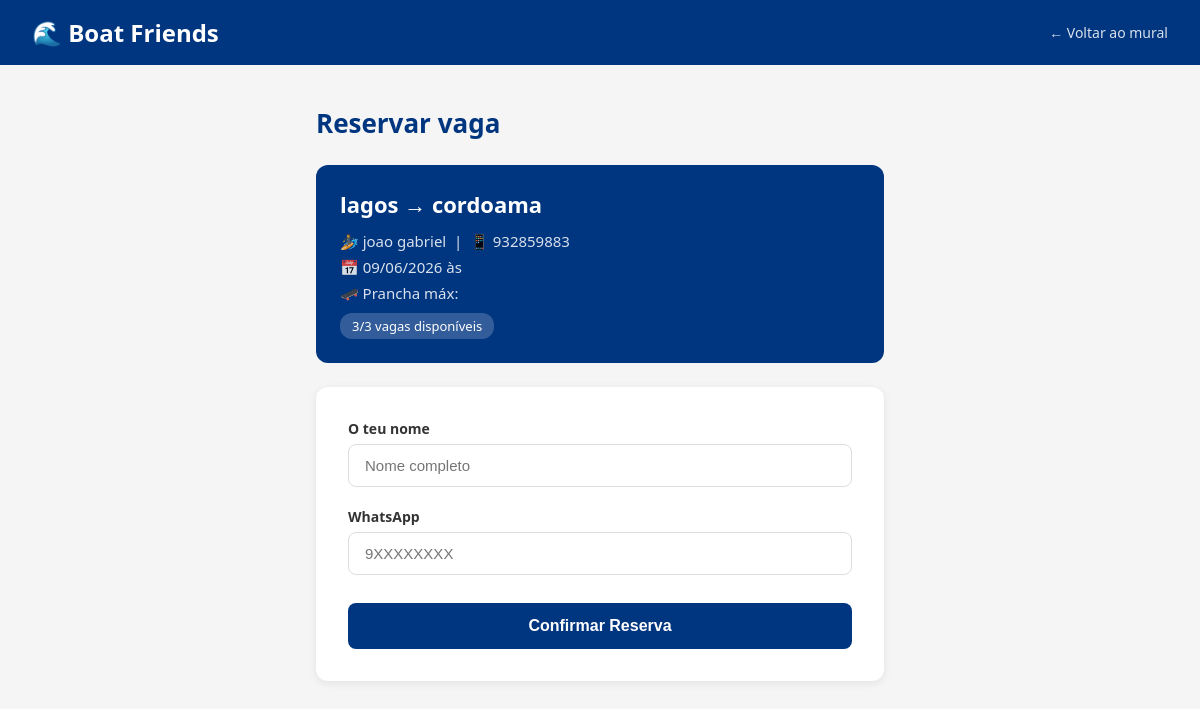
The page /reservar/3 (signed in) on the database its author committed.
### models.py (models this page shows, shortened)
class Carona(db.Model):
    __tablename__ = 'caronas'
    id              = db.Column(db.Integer, primary_key=True)
    motorista_id    = db.Column(db.Integer, db.ForeignKey('usuarios.id'), nullable=False)
    ponto_partida   = db.Column(db.String(100), nullable=False)
    destino         = db.Column(db.String(100), nullable=False)
    data            = db.Column(db.String(10), nullable=False)
    hora            = db.Column(db.String(5), nullable=False)
    vagas_totais    = db.Column(db.Integer, nullable=False)
    tipo_prancha    = db.Column(db.String(30), default='Qualquer')
    criado_em       = db.Column(db.DateTime, default=datetime.utcnow)
    reservas        = db.relationship('Reserva', backref='carona', lazy=True)
    @property
    def vagas_disponiveis(self):
        return self.vagas_totais - len(self.reservas)

class Usuario(UserMixin, db.Model):
    __tablename__ = 'usuarios'
    id         = db.Column(db.Integer, primary_key=True)
    nome       = db.Column(db.String(100), nullable=False)
    email      = db.Column(db.String(150), unique=True, nullable=False)
    telefone   = db.Column(db.String(20), nullable=False)
    nivel      = db.Column(db.String(30), default='Iniciante')
    senha_hash = db.Column(db.String(256), nullable=False)
    criado_em  = db.Column(db.DateTime, default=datetime.utcnow)
    caronas    = db.relationship('Carona', backref='motorista', lazy=True)
    reservas   = db.relationship('Reserva', backref='passageiro', lazy=True)

### app.py (the view, shortened to what this page needs)
@app.route('/reservar/<int:carona_id>', methods=['GET', 'POST'])
@login_required
def reservar(carona_id):
    carona = Carona.query.get_or_404(carona_id)
    return render_template('reservar.html', carona=carona)

### app.py (called while the page is built)
@login_manager.user_loader
def load_user(user_id):
    return Usuario.query.get(int(user_id))

### templates/reservar.html (shortened to what this page needs)
<!DOCTYPE html>
<html lang="pt">
<head>
</head>
<body>
<header>
    <h1>🌊 Boat Friends</h1>
    <a href="/">← Voltar ao mural</a>
</header>
<div class="container">
    <h2>Reservar vaga</h2>
    <div class="info-card">
        <h3>{{ carona.ponto_partida }} → {{ carona.destino }}</h3>
        <p>🏄 {{ carona.motorista.nome }} &nbsp;|&nbsp; 📱 {{ carona.motorista.telefone }}</p>
        <p>📅 {{ carona.data }} às {{ carona.horario_queda }}</p>
        <p>🛹 Prancha máx: {{ carona.tipo_prancha_max }}</p>
        <span class="badge">{{ carona.vagas_disponiveis }}/{{ carona.vagas_totais }} vagas disponíveis</span>
    </div>
    <div class="form-card">
        <form method="POST">
            <div class="form-group">
                <label>O teu nome</label>
                <input type="text" name="nome" placeholder="Nome completo" required>
            </div>
            <div class="form-group">
                <label>WhatsApp</label>
                <input type="text" name="contacto" placeholder="9XXXXXXXX" required>
            </div>
            <button type="submit">Confirmar Reserva</button>
        </form>
    </div>
</div>
</body>
</html>

### templates/reservar.html (style rules this page uses)
* { margin: 0; padding: 0; box-sizing: border-box; }
body { font-family: 'Segoe UI', sans-serif; background: #f5f5f5; }
header { background: #003580; padding: 16px 32px; display: flex; justify-content: space-between; align-items: center; }
header h1 { color: white; font-size: 24px; }
header a { color: white; text-decoration: none; font-size: 14px; opacity: 0.85; }
.container { max-width: 600px; margin: 40px auto; padding: 0 16px; }
h2 { color: #003580; margin-bottom: 24px; font-size: 26px; }
.info-card { background: #003580; color: white; border-radius: 12px; padding: 24px; margin-bottom: 24px; }
.info-card h3 { font-size: 22px; margin-bottom: 12px; }
.info-card p { opacity: 0.85; margin-top: 6px; font-size: 15px; }
.badge { display: inline-block; background: rgba(255,255,255,0.2); padding: 4px 12px; border-radius: 12px; font-size: 13px; margin-top: 10px; }
.form-card { background: white; border-radius: 12px; padding: 32px; box-shadow: 0 2px 8px rgba(0,0,0,0.08); }
.form-group { margin-bottom: 20px; }
label { display: block; font-weight: 600; color: #333; margin-bottom: 6px; font-size: 14px; }
input { width: 100%; padding: 12px 16px; border: 1px solid #ddd; border-radius: 8px; font-size: 15px; outline: none; }
button { width: 100%; background: #003580; color: white; padding: 14px; border: none; border-radius: 8px; font-size: 16px; font-weight: bold; cursor: pointer; margin-top: 8px; }

### rows shown on the page
Carona: ponto_partida "lagos", destino "cordoama", data "09/06/2026", vagas_disponiveis "3", vagas_totais "3"
Usuario: motorista.nome "joao gabriel", motorista.telefone "932859883"
